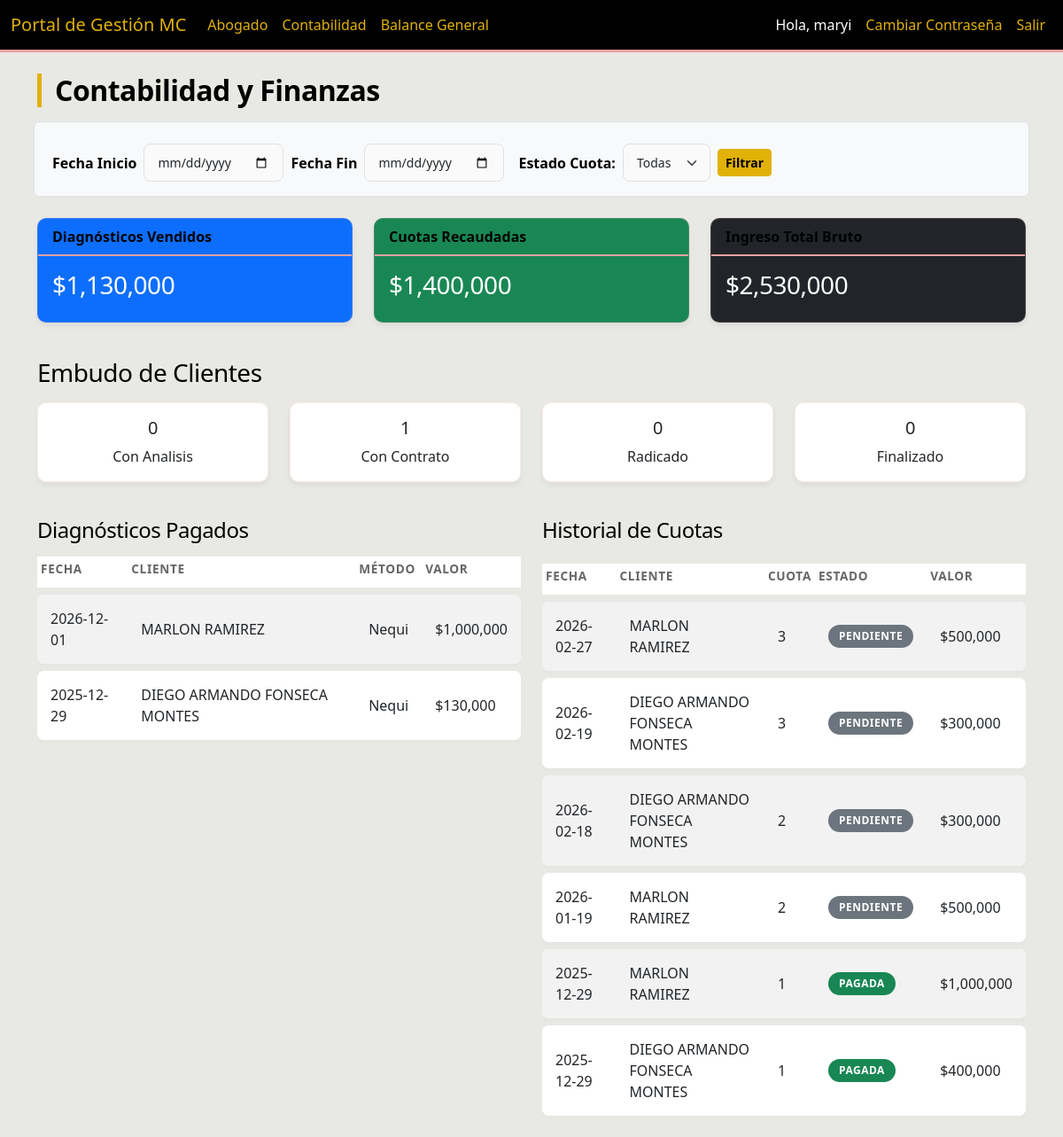
/accounting (signed in), run on an earlier commit of the app's database.
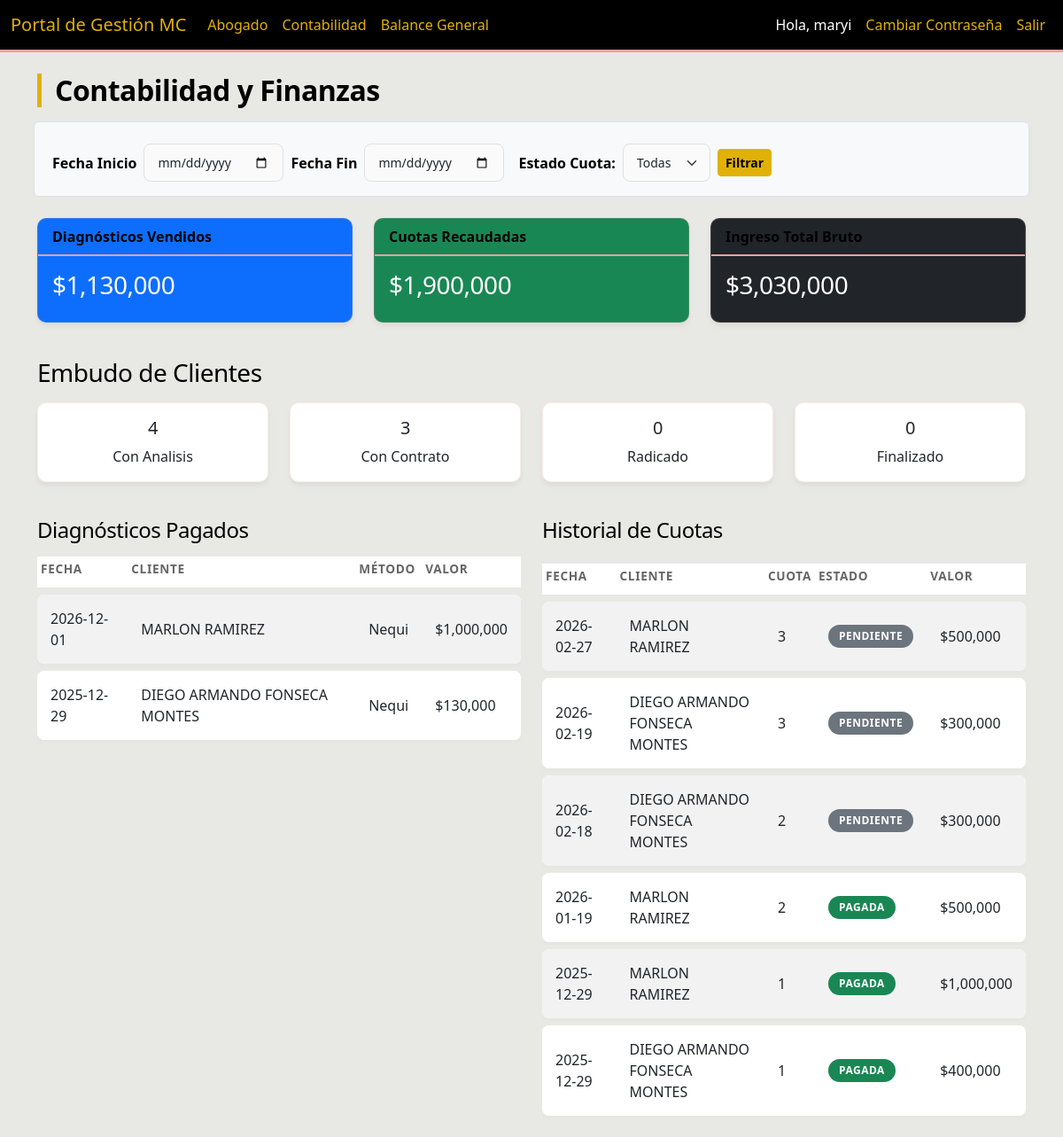
And on a later commit of the database.
### models.py (models this page shows)
class ContractInstallment(db.Model):
    id = db.Column(db.Integer, primary_key=True)
    payment_contract_id = db.Column(db.Integer, db.ForeignKey('payment_contract.id'), nullable=False)
    numero_cuota = db.Column(db.Integer, nullable=False)
    valor = db.Column(db.Float)
    fecha_vencimiento = db.Column(db.Date)
    metodo_pago = db.Column(db.String(50))
    estado = db.Column(db.String(50), default='Pendiente') # 'Pendiente', 'Pagada', 'En Mora'
    payment_contract = db.relationship('PaymentContract', backref='installments')

class Client(db.Model):
    id = db.Column(db.Integer, primary_key=True)
    nombre = db.Column(db.String(100))
    tipo_id = db.Column(db.String(20))
    numero_id = db.Column(db.String(20))
    telefono = db.Column(db.String(20), nullable=False)
    email = db.Column(db.String(120))
    ciudad = db.Column(db.String(50))
    motivo_consulta = db.Column(db.Text)
    estado = db.Column(db.String(50), default='Nuevo') # 'Nuevo', 'Informacion_Incompleta', 'Pendiente_Analisis', 'Con_Contrato', 'Con_Analisis', 'Radicado', 'Finalizado', 'Suspendido_Pago', 'Finalizado_Exitoso', 'Cerrado_Pago'
    analista_id = db.Column(db.Integer, db.ForeignKey('user.id'))
    abogado_id = db.Column(db.Integer, db.ForeignKey('user.id'))
    created_at = db.Column(db.DateTime, default=datetime.utcnow)
    conclusion_analisis = db.Column(db.Text) # New field for analysis conclusion
    login_user_id = db.Column(db.Integer, db.ForeignKey('user.id'), nullable=True) # Link to User
    analista = db.relationship('User', foreign_keys=[analista_id], backref='clientes_registrados')
    login_user = db.relationship('User', foreign_keys=[login_user_id], backref='client_profile')

### routes/main.py (the view, shortened to what this page needs)
@main_bp.route('/accounting')
@login_required
def accounting_dashboard():
    if current_user.rol not in ['Admin', 'Abogado']:
        flash('Acceso no autorizado', 'danger')
        return redirect(url_for('main.index'))
    start_date = request.args.get('start_date')
    end_date = request.args.get('end_date')
    q_income_diag = db.session.query(func.sum(PaymentDiagnosis.valor)).filter(PaymentDiagnosis.verificado == True)
    q_income_inst = db.session.query(func.sum(ContractInstallment.valor)).filter(ContractInstallment.estado == 'Pagada')
    q_recent_diag = PaymentDiagnosis.query.filter_by(verificado=True)
    q_recent_inst = ContractInstallment.query
    income_diagnosis = q_income_diag.scalar() or 0
    income_installments = q_income_inst.scalar() or 0
    total_gross_income = income_diagnosis + income_installments
    clients_with_analysis = Client.query.filter_by(estado='Con_Analisis').count()
    clients_with_contract = Client.query.filter_by(estado='Con_Contrato').count()
    clients_radicados = Client.query.filter_by(estado='Radicado').count()
    clients_finalized = Client.query.filter_by(estado='Finalizado').count()
    funnel_stats = {
        'Con_Analisis': clients_with_analysis,
        'Con_Contrato': clients_with_contract,
        'Radicado': clients_radicados,
        'Finalizado': clients_finalized
    }
    recent_diagnoses = q_recent_diag.order_by(PaymentDiagnosis.fecha_pago.desc()).limit(50).all()
    estado_filter = request.args.get('estado_cuota')
    if estado_filter and estado_filter != 'todos':
        q_recent_inst = q_recent_inst.filter_by(estado=estado_filter)
    recent_installments = q_recent_inst.order_by(ContractInstallment.fecha_vencimiento.desc()).limit(50).all()
    return render_template('accounting.html',
                           income_diagnosis=income_diagnosis,
                           income_installments=income_installments,
                           total_gross_income=total_gross_income,
                           funnel_stats=funnel_stats,
                           recent_diagnoses=recent_diagnoses,
                           recent_installments=recent_installments,
                           current_filter=estado_filter,
                           start_date=start_date,
                           end_date=end_date)

### app.py (called while the page is built)
@login_manager.user_loader
def load_user(user_id):
    return User.query.get(int(user_id))

### templates/accounting.html (shortened to what the changed rows need)
{% extends "base.html" %}
{% block content %}
<h2 class="mb-4">Contabilidad y Finanzas</h2>
<div class="row mb-4">
    <div class="col-md-4">
        <div class="card text-white bg-success mb-3">
            <div class="card-body">
                <h3 class="card-title">${{ "{:,.0f}".format(income_installments) }}</h3>
            </div>
        </div>
    </div>
    <div class="col-md-4">
        <div class="card text-white bg-dark mb-3">
            <div class="card-body">
                <h3 class="card-title">${{ "{:,.0f}".format(total_gross_income) }}</h3>
            </div>
        </div>
    </div>
</div>
<div class="row mb-4">
    {% for status, count in funnel_stats.items() %}
    <div class="col-md-3">
        <div class="card mb-3">
            <div class="card-body text-center">
                <h5 class="card-title">{{ count }}</h5>
                <p class="card-text">{{ status.replace('_', ' ') }}</p>
            </div>
        </div>
    </div>
    {% endfor %}
</div>
<div class="row">
    <div class="col-md-6">
        <div class="table-responsive">
            <table class="table table-striped table-sm">
                <thead>
                    <tr>
                        <th>Fecha</th>
                        <th>Cliente</th>
                        <th>Método</th>
                        <th>Valor</th>
                    </tr>
                </thead>
            </table>
        </div>
    </div>
    <div class="col-md-6">
        <div class="table-responsive">
            <table class="table table-striped table-sm">
                <thead>
                    <tr>
                        <th>Fecha</th>
                        <th>Cliente</th>
                        <th>Cuota</th>
                        <th>Estado</th>
                        <th>Valor</th>
                    </tr>
                </thead>
                <tbody>
                    {% for c in recent_installments %}
                    <tr>
                        <td>{{ c.fecha_vencimiento }}</td>
                        <td>{{ c.payment_contract.client.nombre }}</td>
                        <td>{{ c.numero_cuota }}</td>
                        <td>
                            {% if c.estado == 'Pagada' %}
                            <span class="badge bg-success">Pagada</span>
                            {% elif c.estado == 'En Mora' %}
                            <span class="badge bg-danger">En Mora</span>
                            {% else %}
                            <span class="badge bg-secondary">{{ c.estado }}</span>
                            {% endif %}
                        </td>
                        <td>${{ "{:,.0f}".format(c.valor) }}</td>
                    </tr>
                    {% endfor %}
                </tbody>
            </table>
        </div>
    </div>
</div>
{% endblock %}

What changed in the data, as far as the page shows it:
changed ContractInstallment (number 4 of 6 on the later page): estado "PENDIENTE" → (not shown); now shows "PAGADA"
Also different on the page:
{{ "{:,.0f}".format(income_installments) }}: "1,400,000" → "1,900,000"
{{ "{:,.0f}".format(total_gross_income) }}: "2,530,000" → "3,030,000"
new list line: "4 Con Analisis"
new list line: "3 Con Contrato"
list line gone: "0 Con Analisis"
list line gone: "1 Con Contrato"
